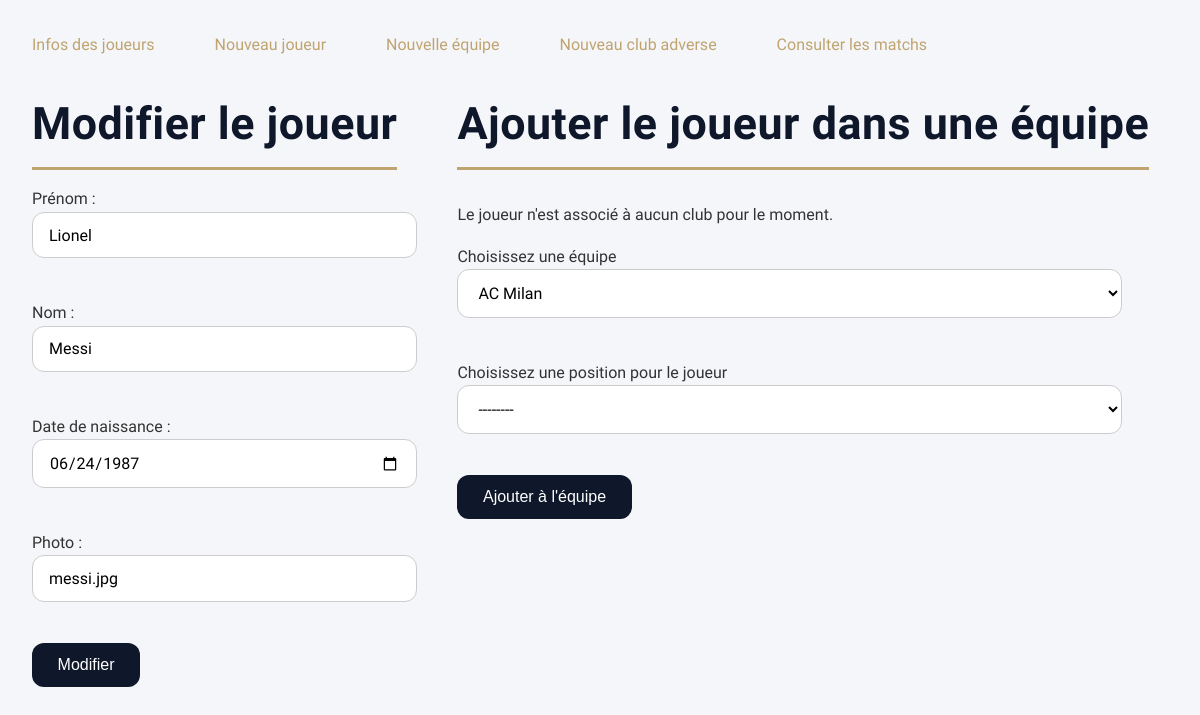
Screenshot of /edit_player.php?id=13 with the database file from the repository.
### tables this page shows
CREATE TABLE `player` (
  `id` int(11) NOT NULL,
  `firstname` varchar(255) NOT NULL,
  `lastname` varchar(255) NOT NULL,
  `birthdate` datetime NOT NULL,
  `picture` varchar(255) NOT NULL
);

### src/Model/Player.php (called while the page is built, shortened)
<?php
class Player
{
    private string $firstname;
    private string $lastname;
    private DateTime $birthdate;
    private string $picture;
    public function __construct(
        string $firstname,
        string $lastname,
        DateTime|string $birthdate,
        string $picture,
        ?int $id = null
    ) {
        $this->firstname = $firstname;
        $this->lastname = $lastname;
        $this->birthdate = $birthdate instanceof DateTime ? $birthdate : new DateTime($birthdate);
        $this->picture = $picture;
    }
    public function getFirstname(): string
    {
        return $this->firstname;
    }
    public function getLastname(): string
    {
        return $this->lastname;
    }
    public function getBirthdate(): DateTime
    {
        return $this->birthdate;
    }
    public function getPicture(): string
    {
        return $this->picture;
    }
    static function selectTargetPlayer(int $player_id): Player
    {
        global $connexion;
        $requeteSelection = $connexion->prepare(
            'SELECT * FROM player
            WHERE id = :id'
        );
        $requeteSelection->bindParam('id', $player_id);
        $requeteSelection->execute();
        $getThePlayer = $requeteSelection->fetchAll(\PDO::FETCH_ASSOC);
        $player = new Player(
            $getThePlayer[0]["firstname"],
            $getThePlayer[0]["lastname"],
            $getThePlayer[0]["birthdate"],
            $getThePlayer[0]["picture"],
            $getThePlayer[0]["id"]
        );
        return $player;
    }
}

### includes/autoloader.php (called while the page is built, shortened)
<?php
class Autoloader
{
    public static function register()
    {
        spl_autoload_register(function ($class) {
            $file = dirname(__DIR__) . DIRECTORY_SEPARATOR . str_replace('\\', DIRECTORY_SEPARATOR, $class) . '.php';
        });
    }
}

### src/Model/Team.php (called while the page is built, shortened)
<?php
class Team
{
    private ?int $id;
    private string $name;
    public function __construct(string $name, ?int $id = null)
    {
        $this->id = $id;
        $this->name = $name;
    }
    public function getId(): int
    {
        return $this->id;
    }
    public function getName(): string
    {
        return $this->name;
    }
    static function selectTeams(): array
    {
        global $connexion;
        $requeteSelection = $connexion->prepare(
            'SELECT * FROM team t
            LEFT JOIN player_has_team pht ON pht.team_id = t.id ORDER BY name'
        );
        $requeteSelection->execute();
        $theTeams = $requeteSelection->fetchAll(\PDO::FETCH_ASSOC);
        $counter = 1;
        $teams = [];
        foreach ($theTeams as $theTeam) {
            $teams[$counter] = new Team(
                $theTeam["name"],
                id: $theTeam["id"]
            );
            $counter++;
        }
        return $teams;
    }
}

### public/edit_player.php (the view, shortened to what this page needs)
<?php
if (isset($_GET['id'])) {
    $player = Player::selectTargetPlayer($player_id = $_GET['id']);
    $theTeamsName = PlayerHasTeam::selectTargetPlayerHasTeam($player_id, $player);
    $allTeams = Team::selectTeams();
}
?>
<body>
    <div class="row gap5">
        <div>
            <h1>Modifier le joueur</h1>
            <form method="post">
                <label>Prénom :</label><br>
                <input type="text" name="firstname" value="<?= htmlspecialchars($player->getFirstname()) ?>"
                    required><br><br>
                <label>Nom :</label><br>
                <input type="text" name="lastname" value="<?= htmlspecialchars($player->getLastname()) ?>"
                    required><br><br>
                <label>Date de naissance :</label><br>
                <input type="date" name="birthdate" value="<?= $player->getBirthdate()->format('Y-m-d') ?>"
                    required><br><br>
                <label>Photo :</label><br>
                <input type="text" name="picture" value="<?= htmlspecialchars($player->getPicture()) ?>"><br><br>
                <button type="submit">Modifier</button>
            </form>
        </div>
        <div>
            <h1>Ajouter le joueur dans une équipe</h1>
            <?php if (!empty($theTeamsName)): ?>
                <ul>
                    <?php foreach ($theTeamsName as $key => $theTeam): ?>
                        <li><?= htmlspecialchars($theTeam->getTeamName()) ?> : <?= htmlspecialchars($theTeam->getRole()) ?>
                        </li>
                    <?php endforeach; ?>
                </ul>
            <?php else: ?>
                <p>Le joueur n'est associé à aucun club pour le moment.</p>
            <?php endif; ?>
            <form method="post">
                <label for="select-team">Choisissez une équipe</label><br>
                <select name="équipe" id="équipe">
                    <?php foreach ($allTeams as $t): ?>
                        <option value="<?= $t->getId() ?>"><?= htmlspecialchars($t->getName()) ?></option>
                    <?php endforeach; ?>
                </select><br><br>
                <label for="select-type">Choisissez une position pour le joueur</label><br>
                <select name="position" id="position">
                    <option value="none">--------</option>
                </select><br><br>
                <button type="submit">Ajouter à l'équipe</button>
            </form>
        </div>
    </div>
</body>
</html>

### includes/style.css (style rules this page uses)
body { margin: 0; font-family: "Epilogue", sans-serif; font-family: var(--font-main); background: var(--color-bg); color: var(--color-text); line-height: 1.6; padding: 2rem; }
.gap5 { gap: 5vw; }
h1, h2, h3, h4, h5, h6 { font-family: var(--font-main); color: var(--color-primary); margin-bottom: 1rem; letter-spacing: 0.5px; }
h1 { font-size: 2.8rem; font-weight: 700; border-bottom: 3px solid var(--color-accent); display: inline-block; padding-bottom: 0.5rem; }
p { margin-bottom: 1rem; font-size: 1rem; }
input[type="text"], input[type="email"], input[type="password"], input[type="date"], textarea, select { width: 96%; padding: 0.8rem 1rem; border: 1px solid #ccc; border-radius: var(--radius); background: #fff; font-family: var(--font-main); font-size: 1rem; transition: all var(--transition); margin-bottom: 1rem; }
button, input[type="submit"], a.button { display: inline-block; padding: 0.8rem 1.6rem; background: var(--color-primary); color: #fff; border: none; border-radius: var(--radius); font-size: 1rem; cursor: pointer; transition: background var(--transition), transform var(--transition); }
:root { --font-main: "Epilogue", "Inter", sans-serif; --color-bg: #f5f6fa; --color-primary: #0f172a; --color-accent: #bfa46f; --color-text: #333; --radius: 12px; --transition: 0.3s ease; }
.row { display: flex; flex-direction: row; }

### rows the page displays
player: firstname "Lionel", lastname "Messi", birthdate "06/24/1987", picture "messi.jpg"

### other values shown
form field value "AC Milan"
